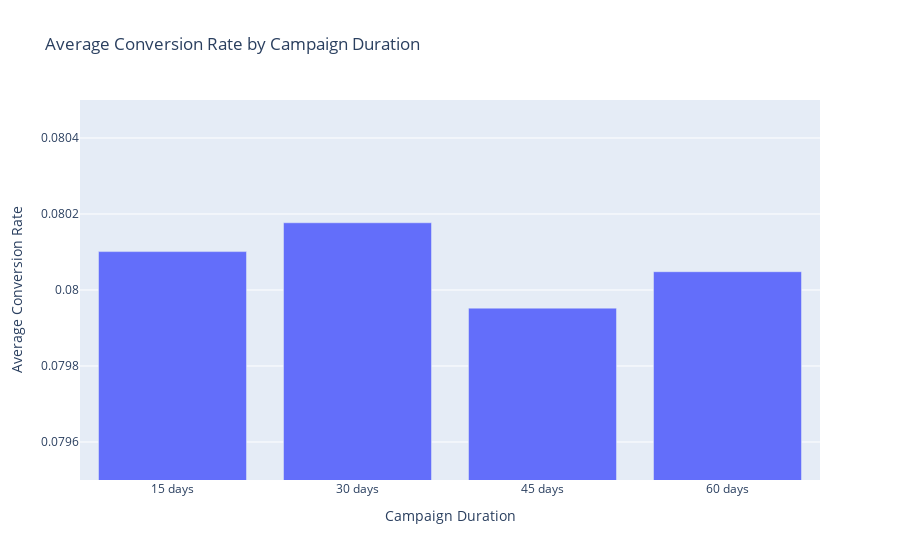

The code cell stored with this chart in its notebook:
### Code cell
duration_conversion_rate = df.groupby('Duration')['Conversion_Rate'].mean().reset_index()

fig = px.bar(
    duration_conversion_rate,
    x='Duration',
    y='Conversion_Rate',
    title='Average Conversion Rate by Campaign Duration',
    labels={'Duration': 'Campaign Duration', 'Conversion_Rate': 'Average Conversion Rate'}
)

fig.update_yaxes(range=[0.0795, 0.0805])
fig.show()

### Figure 1 — Plotly figure (JSON) as saved in the notebook; plotly's stock layout.template omitted (floating-point values rounded to 4 significant figures)
{"data": [{"hovertemplate": "Campaign Duration=%{x}<br>Average Conversion Rate=%{y}<extra></extra>", "legendgroup": "", "marker": {"color": "#636efa", "pattern": {"shape": ""}}, "name": "", "orientation": "v", "showlegend": false, "textposition": "auto", "type": "bar", "x": ["15 days", "30 days", "45 days", "60 days"], "xaxis": "x", "y": [0.0801, 0.08018, 0.07995, 0.08005], "yaxis": "y"}], "layout": {"barmode": "relative", "legend": {"tracegroupgap": 0}, "title": {"text": "Average Conversion Rate by Campaign Duration"}, "xaxis": {"anchor": "y", "domain": [0, 1], "title": {"text": "Campaign Duration"}}, "yaxis": {"anchor": "x", "domain": [0, 1], "range": [0.0795, 0.0805], "title": {"text": "Average Conversion Rate"}}}}
